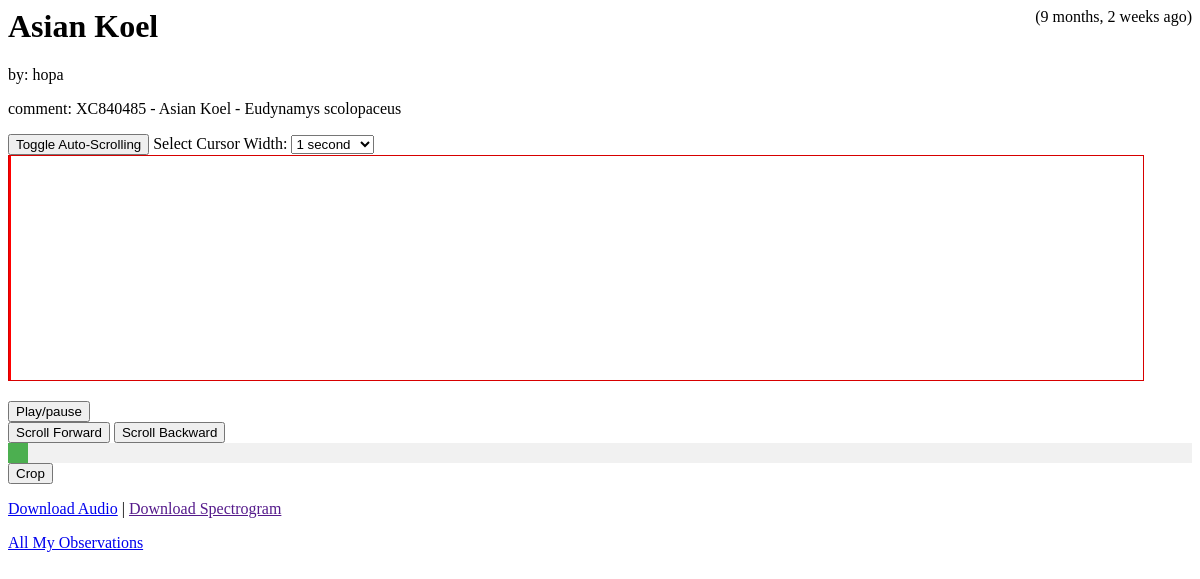
Page /user/266 on the committed database.
### upload/models.py (models this page shows, shortened)
class Observations(models.Model):
    AUDIO_QUALITY_CHOICES = [
        (1, 'Good quality recorder and clear sound of bird'),
        (2, 'Average quality recorder and acceptable sound of bird'),
        (3, 'Bad recording device and hard to hear the sound of bird'),
    ]
    owner= models.ForeignKey(settings.AUTH_USER_MODEL, on_delete=models.CASCADE)
    bird = models.ForeignKey(Birds, on_delete=models.CASCADE)
    audio_file = models.FileField(upload_to="media/audio", validators=[FileExtensionValidator(allowed_extensions=['mp3', 'wav']) , AudioValidator(max_size = 5*1024*1024,max_duration=120) ], help_text='Mono | less than 2 minuets | lower then 5MB')
    comment = models.CharField(max_length=200, help_text='Tell us About Your Observation')
    uploaded_at = models.DateTimeField(auto_now_add=True)
    country = CountryField(blank=True, null=True, help_text='Where the Audio was Recorded')
    audio_duration = models.FloatField(blank=True, null=True, help_text='Duration of the audio in seconds')
    audio_quality = models.IntegerField(choices=AUDIO_QUALITY_CHOICES, null=True)#, RegexValidator(regex=r'^[a-zA-Z0-9_-]+$', message='Enter a valid filename.')]

class Birds(models.Model):
    species = models.CharField(max_length=20)

### upload/views.py (the view)
# urls.py: path('<int:pk>', views.ObservDetailView.as_view(), name='observations_detail'),
class ObservDetailView(OwnerDetailView):
    model = Observations

### home/context_processors.py (called while the page is built)
def settings(request):
    return {
        'settings': django_settings,
    }

### upload/templates/upload/observations_detail.html (shortened to what this page needs)
{% load humanize %}
{% load static %}
<head>
    <link rel="stylesheet" type="text/css" href="{% static 'styles/scroll.css' %}">
</head>
{% block content %}
<span style="float: right;">
({{ observations.uploaded_at|naturaltime }})
</span>
<h1>{{observations.bird.species}}</h1>
<p>by: {{ observations.owner }}</p>
<p>comment: {{ observations.comment }}</p>
<button id="toggleScrollButton">Toggle Auto-Scrolling</button>
<label for="width-select">Select Cursor Width:</label>
<select id="width-select">
<option selected value="224">1 second</option>
</select>
<div id="frame">
    <div id="cursor"><div id="cursor2"></div></div>
</div>
<div id="controls">
    <button id="playButton">Play/pause</button>
</div>
<div id="scrollControls">
    <button id="scrollForwardButton">Scroll Forward</button>
    <button id="scrollBackwardButton">Scroll Backward</button>
</div>
<div id="analogScrollContainer">
    <div id="scrollHandle"></div>
</div>
<button id="crop-btn">Crop</button>
<p>
    <a href="{{ observations.audio_file.url }}" download>Download Audio</a> |
    <a href="{{ observations.spectrogram_files_set.first.spectrogram_file.url }}" download>Download Spectrogram</a>
</p>
<p>
<a href="{% url 'upload:all' %}">All My Observations</a>
</p>
{% endblock %}

### static/styles/scroll.css (style rules this page uses)
#frame { width: calc(100% - 50px); height: 224; border: 1px solid #d70000; position: relative; overflow-x: scroll; overflow-y: hidden; white-space: nowrap; }
#cursor { position: absolute; top: 0; width: 0px; height: 224px; border-left-style: solid; border-color: red; border-left-width: 2px; border-top-width: 2px; border-top-width: 2px; border-right-width: 2px; }
#cursor2 { position: absolute; top: 0; width: 224px; height: 224px; background-color: white; opacity: 10%; }
#controls { margin-top: 20px; }
#analogScrollContainer { width: 100%; height: 20px; background-color: #f1f1f1; position: relative; cursor: pointer; }
#scrollHandle { width: 20px; height: 100%; background-color: #4caf50; position: absolute; left: 0; top: 0; }

### rows in the picture
Observations: uploaded_at "9 months, 2 weeks ago", bird.species "Asian Koel", owner "hopa", comment "XC840485 - Asian Koel - Eudynamys scolopaceus"
